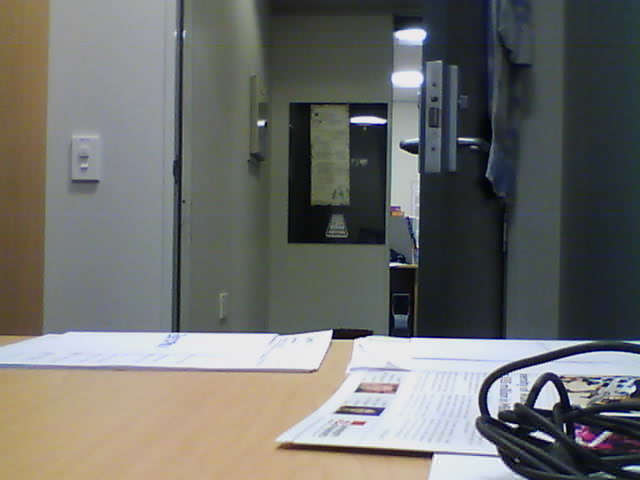
#> input picture 2014-10-13/diy_home_monitoring/20141013-182459.jpg, 640 x 480 px; the run also reads 1 picture not shown here
$ python examples.py   (Python 2 division)
#> lines starting #> are read from the running program, lines starting #| are printed output that depends on the picture; after the words box and inside, x2 and y2 are one past the last pixel; in counts of white or black regions, pixels touching at a corner belong together
import cv2

input_dir  = "."
output_dir = "."

# parameters for opencv
blocksize = 11
c         = 2

# load first image -> binary
image1     = cv2.imread(input_dir + "/20141013-182459.jpg")
#> image1 is the input picture: shape (480, 640, 3); mean B, G, R 107.1, 110.3, 109.4
gray1      = cv2.cvtColor(image1, cv2.COLOR_RGB2GRAY)
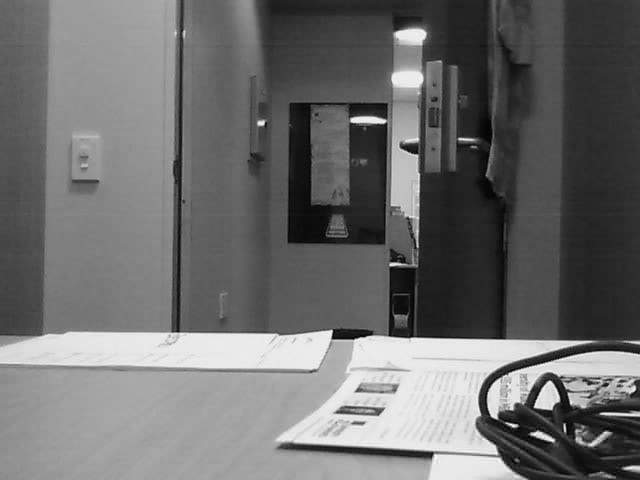
#> gray1: shape (480, 640); min 1, max 255, mean 109.2
binary1    = cv2.adaptiveThreshold(
    gray1, 255, cv2.ADAPTIVE_THRESH_GAUSSIAN_C, cv2.THRESH_BINARY, blocksize, c)
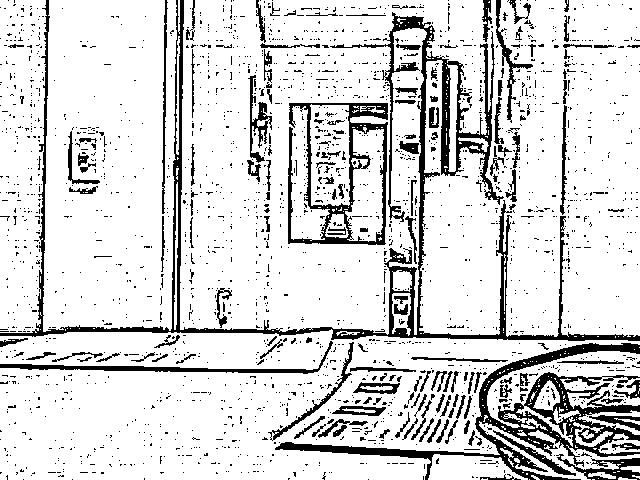
#> binary1: shape (480, 640); 84.6% white; 2190 black regions (2019 under 20 px), largest, box (x1, y1, x2, y2) and area: (0, 0, 640, 341) 13279, (275, 343, 640, 480) 8227, (288, 103, 388, 245) 3390
cv2.imwrite(output_dir + "/bin-20141013-182459.png", binary1)

# load second image -> binary
image2     = cv2.imread(input_dir + "/20141013-182500.jpg")
gray2      = cv2.cvtColor(image2, cv2.COLOR_RGB2GRAY)
binary2    = cv2.adaptiveThreshold(
    gray2, 255, cv2.ADAPTIVE_THRESH_GAUSSIAN_C, cv2.THRESH_BINARY, blocksize, c)
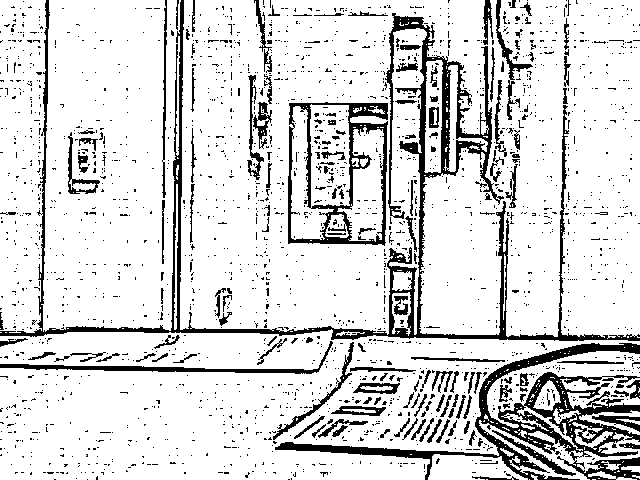
#> binary2: shape (480, 640); 84.8% white; 2179 black regions (2024 under 20 px), largest, box (x1, y1, x2, y2) and area: (0, 0, 640, 341) 13307, (275, 343, 640, 480) 9147, (288, 102, 388, 246) 3432
cv2.imwrite(output_dir + "/bin-20141013-182500.png", binary2)

# load third image -> binary
image3     = cv2.imread(input_dir + "/20141013-182501.jpg")
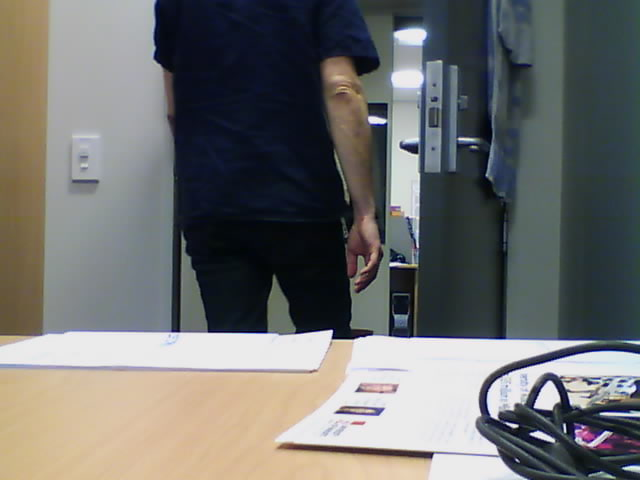
#> input picture 2014-10-13/diy_home_monitoring/20141013-182501.jpg, 640 x 480 px
#> image3 is the input picture: shape (480, 640, 3); mean B, G, R 109.5, 110.8, 110.3
gray3      = cv2.cvtColor(image3, cv2.COLOR_RGB2GRAY)
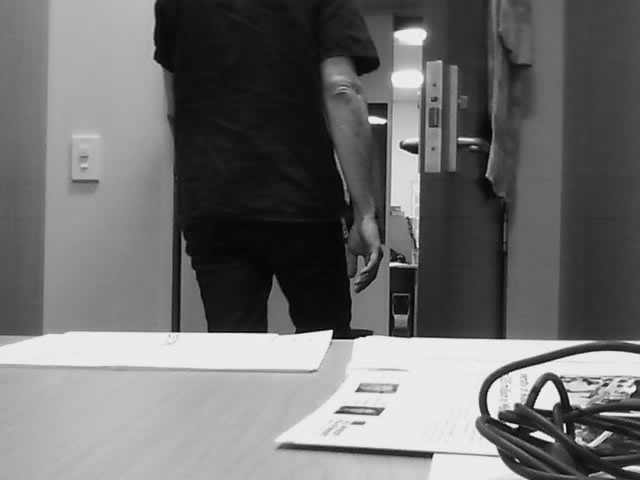
#> gray3: shape (480, 640); min 2, max 254, mean 110.3
binary3    = cv2.adaptiveThreshold(
    gray3, 255, cv2.ADAPTIVE_THRESH_GAUSSIAN_C, cv2.THRESH_BINARY, blocksize, c)
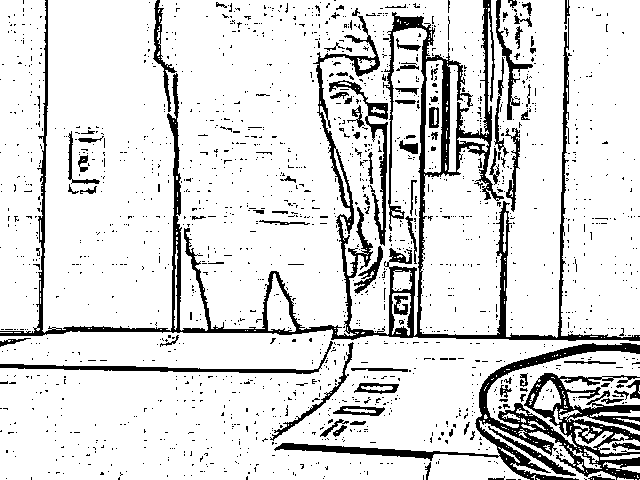
#> binary3: shape (480, 640); 86% white; 1741 black regions (1645 under 20 px), largest, box (x1, y1, x2, y2) and area: (0, 0, 640, 341) 17340, (274, 343, 640, 480) 9253, (0, 341, 333, 374) 1330
cv2.imwrite(output_dir + "/bin-20141013-182501.png", binary3)

# compute differences
diff = cv2.absdiff(binary1, binary2)
#> diff: shape (480, 640); 6.2% white in thin lines or dots
cv2.imwrite(output_dir + "/diff-20141013-182459-20141013-182500.png", diff)
print cv2.countNonZero(diff)
#| 19148

diff = cv2.absdiff(binary2, binary3)
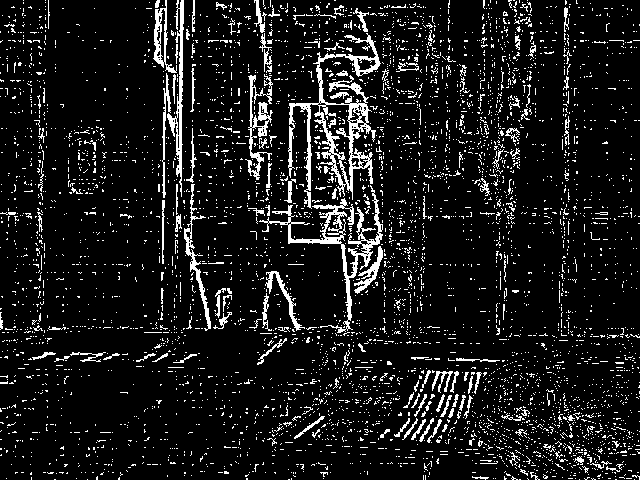
#> diff: shape (480, 640); 9.9% white in thin lines or dots
cv2.imwrite(output_dir + "/diff-20141013-182500-20141013-182501.png", diff)
print cv2.countNonZero(diff)
#| 30467
